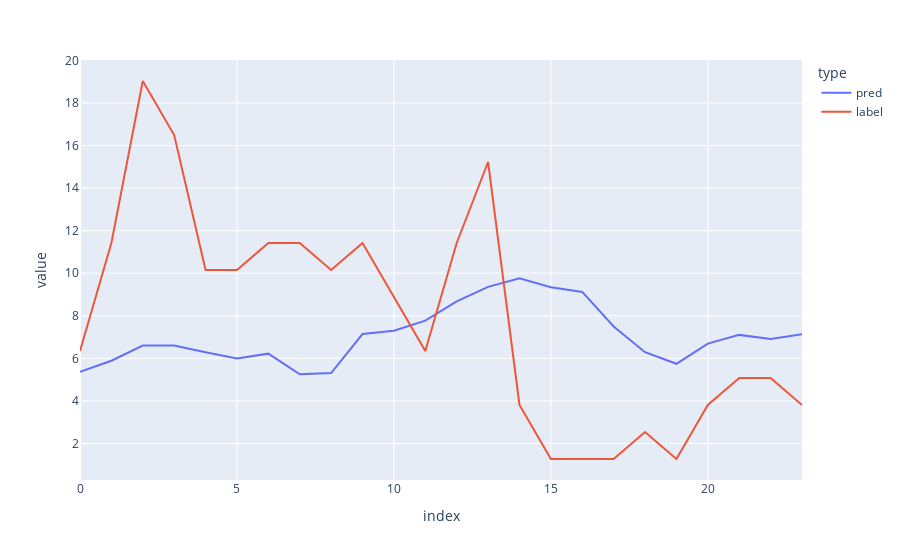

The cell this chart's notebook holds for it:
### Code cell
px.line(
    df_0_inv.melt(
        id_vars="index",
        value_vars=["pred", "label"],
        var_name="type",
        value_name="value"
    ),
    x="index",
    y="value",
    color="type"
)

### Figure 1 — Plotly figure (JSON) as saved in the notebook; plotly's stock layout.template omitted (floating-point values rounded to 4 significant figures)
{"data": [{"hovertemplate": "type=pred<br>index=%{x}<br>value=%{y}<extra></extra>", "legendgroup": "pred", "line": {"color": "#636efa", "dash": "solid"}, "marker": {"symbol": "circle"}, "mode": "lines", "name": "pred", "orientation": "v", "showlegend": true, "type": "scatter", "x": [0, 1, 2, 3, 4, 5, 6, 7, 8, 9, 10, 11, 12, 13, 14, 15, 16, 17, 18, 19, 20, 21, 22, 23], "xaxis": "x", "y": [5.371, 5.888, 6.601, 6.607, 6.286, 5.992, 6.22, 5.25, 5.31, 7.142, 7.298, 7.774, 8.679, 9.361, 9.758, 9.344, 9.122, 7.499, 6.289, 5.744, 6.694, 7.102, 6.906, 7.134], "yaxis": "y"}, {"hovertemplate": "type=label<br>index=%{x}<br>value=%{y}<extra></extra>", "legendgroup": "label", "line": {"color": "#EF553B", "dash": "solid"}, "marker": {"symbol": "circle"}, "mode": "lines", "name": "label", "orientation": "v", "showlegend": true, "type": "scatter", "x": [0, 1, 2, 3, 4, 5, 6, 7, 8, 9, 10, 11, 12, 13, 14, 15, 16, 17, 18, 19, 20, 21, 22, 23], "xaxis": "x", "y": [6.345, 11.42, 19.04, 16.5, 10.15, 10.15, 11.42, 11.42, 10.15, 11.42, 8.883, 6.345, 11.42, 15.23, 3.807, 1.269, 1.269, 1.269, 2.538, 1.269, 3.807, 5.076, 5.076, 3.807], "yaxis": "y"}], "layout": {"legend": {"title": {"text": "type"}, "tracegroupgap": 0}, "margin": {"t": 60}, "xaxis": {"anchor": "y", "domain": [0, 1], "title": {"text": "index"}}, "yaxis": {"anchor": "x", "domain": [0, 1], "title": {"text": "value"}}}}
